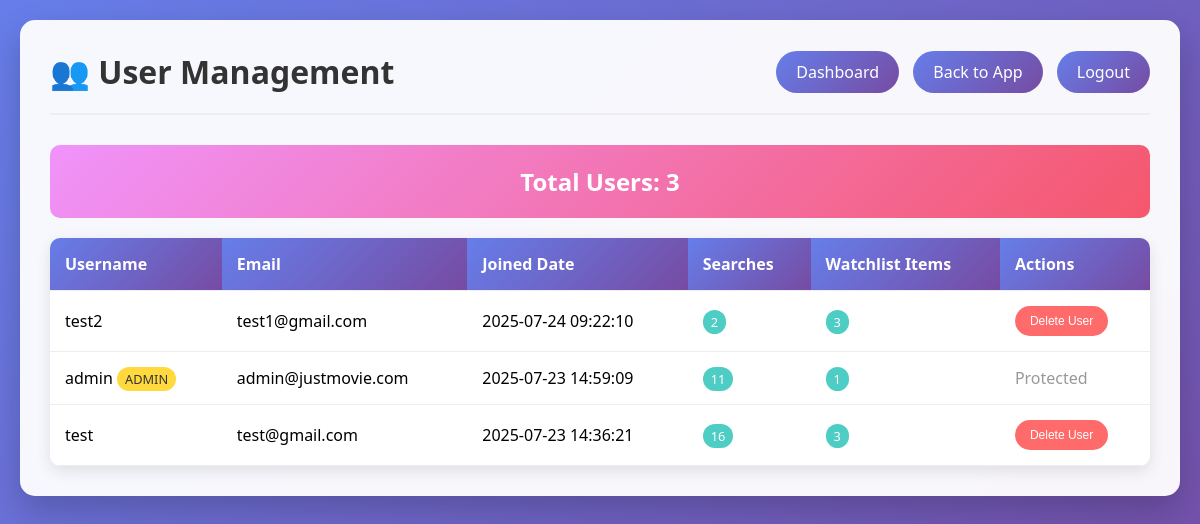
The app's page /admin_user (signed in) with its own data.
### tables this page shows
CREATE TABLE users (
                    id INTEGER PRIMARY KEY AUTOINCREMENT,
                    username TEXT UNIQUE,
                    preferences JSON,
                    watched_movies JSON
                , email TEXT, password_hash TEXT, created_at DATETIME);

### app.py (the view)
@app.route('/admin_user')
def admin_user():
    if 'username' not in session or not is_admin():
        return redirect(url_for('login'))
    try:
        conn = sqlite3.connect('history.db')
        cursor = conn.cursor()
        cursor.execute('''
            SELECT u.username, u.email, u.created_at,
                   COUNT(DISTINCT s.id) as search_count,
                   COUNT(DISTINCT w.id) as watchlist_count
            FROM users u
            LEFT JOIN searches s ON u.username = s.username
            LEFT JOIN watchlist w ON u.username = w.username
            GROUP BY u.username, u.email, u.created_at
            ORDER BY u.created_at DESC
        ''')
        users = cursor.fetchall()
        conn.close()
        return render_template('admin_user.html', users=users)
    except Exception as e:
        logger.error(f"Error in admin users: {e}")
        return render_template('admin_user.html', error=str(e))

### app.py (called while the page is built)
def is_admin():
        return session.get('username') == 'admin'

### templates/admin_user.html (shortened to what this page needs)
<!DOCTYPE html>
<html lang="en">
<head>
</head>
<body>
    <div class="container">
        <div class="header">
            <h1>👥 User Management</h1>
            <div class="nav-links">
                <a href="{{ url_for('admin_dashboard') }}">Dashboard</a>
                <a href="{{ url_for('index') }}">Back to App</a>
                <a href="{{ url_for('logout') }}">Logout</a>
            </div>
        </div>
        <div class="stats-summary">
            <h2>Total Users: {{ users|length }}</h2>
        </div>
        <table class="users-table">
            <thead>
                <tr>
                    <th>Username</th>
                    <th>Email</th>
                    <th>Joined Date</th>
                    <th>Searches</th>
                    <th>Watchlist Items</th>
                    <th>Actions</th>
                </tr>
            </thead>
            <tbody>
                {% for username, email, created_at, search_count, watchlist_count in users %}
                <tr data-username="{{ username }}">
                    <td>
                        {{ username }}
                        {% if username == 'admin' %}
                            <span class="badge admin-badge">ADMIN</span>
                        {% endif %}
                    </td>
                    <td>{{ email or 'N/A' }}</td>
                    <td>{{ created_at or 'N/A' }}</td>
                    <td><span class="badge">{{ search_count }}</span></td>
                    <td><span class="badge">{{ watchlist_count }}</span></td>
                    <td>
                        {% if username != 'admin' %}
                            <button class="delete-btn" onclick="deleteUser('{{ username }}')">
                                Delete User
                            </button>
                        {% else %}
                            <span style="color: #999;">Protected</span>
                        {% endif %}
                    </td>
                </tr>
                {% endfor %}
            </tbody>
        </table>
    </div>
</body>
</html>

### templates/admin_user.html (style rules this page uses)
* { margin: 0; padding: 0; box-sizing: border-box; }
body { font-family: 'Segoe UI', Tahoma, Geneva, Verdana, sans-serif; background: linear-gradient(135deg, #667eea 0%, #764ba2 100%); min-height: 100vh; padding: 20px; }
.container { max-width: 1200px; margin: 0 auto; background: rgba(255, 255, 255, 0.95); border-radius: 15px; padding: 30px; box-shadow: 0 15px 35px rgba(0, 0, 0, 0.2); }
.header { display: flex; justify-content: space-between; align-items: center; margin-bottom: 30px; padding-bottom: 20px; border-bottom: 2px solid #eee; }
.header h1 { color: #333; font-size: 2em; }
.nav-links a { background: linear-gradient(135deg, #667eea 0%, #764ba2 100%); color: white; padding: 10px 20px; text-decoration: none; border-radius: 25px; transition: all 0.3s ease; margin-left: 10px; }
.users-table { width: 100%; border-collapse: collapse; background: white; border-radius: 10px; overflow: hidden; box-shadow: 0 5px 15px rgba(0, 0, 0, 0.1); }
.users-table th, .users-table td { padding: 15px; text-align: left; border-bottom: 1px solid #eee; }
.users-table th { background: linear-gradient(135deg, #667eea 0%, #764ba2 100%); color: white; font-weight: 600; }
.delete-btn { background: #ff6b6b; color: white; border: none; padding: 8px 15px; border-radius: 20px; cursor: pointer; font-size: 12px; transition: all 0.3s ease; }
.badge { background: #4ecdc4; color: white; padding: 3px 8px; border-radius: 12px; font-size: 0.8em; }
.admin-badge { background: #ffd93d; color: #333; }
.stats-summary { background: linear-gradient(135deg, #f093fb 0%, #f5576c 100%); color: white; padding: 20px; border-radius: 10px; margin-bottom: 20px; text-align: center; }

### records on screen
users: username "test2", email "test1@gmail.com", created_at "2025-07-24 09:22:10", search_count "2", watchlist_count "3"
users: username "admin", shows "ADMIN", email "admin@justmovie.com", created_at "2025-07-23 14:59:09", search_count "11", watchlist_count "1", shows "Protected"
users: username "test", email "test@gmail.com", created_at "2025-07-23 14:36:21", search_count "16", watchlist_count "3"

### other values on screen
{{ users|length }} "3"
